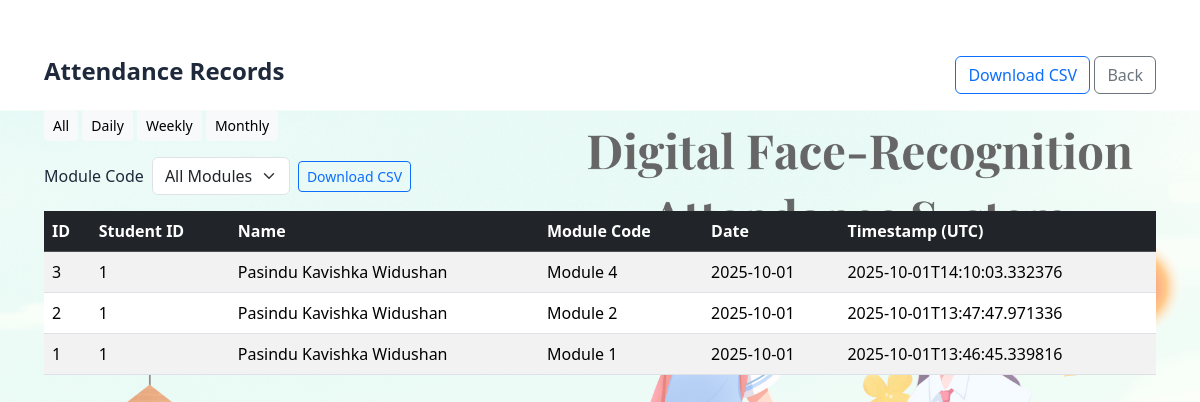
The page /attendance_record on the database its author committed.
### tables this page shows
CREATE TABLE attendance (
        id INTEGER PRIMARY KEY AUTOINCREMENT,
        student_id INTEGER, 
        name TEXT,
        module_code TEXT,
        timestamp TEXT
    );

### app.py (the view)
@app.route("/attendance_record", methods=["GET"])
def attendance_record():
    period = request.args.get("period", "all")  # all, daily, weekly, monthly
    module_code = request.args.get("module_code", "").strip()
    conn = sqlite3.connect(DB_PATH)
    c = conn.cursor()
    q = "SELECT id, student_id, name, module_code, timestamp FROM attendance"
    clauses = []
    params = []
    if period == "daily":
        today = datetime.date.today().isoformat()
        clauses.append("date(timestamp) = ?")
        params.append(today)
    elif period == "weekly":
        start = (datetime.date.today() - datetime.timedelta(days=7)).isoformat()
        clauses.append("date(timestamp) >= ?")
        params.append(start)
    elif period == "monthly":
        start = (datetime.date.today() - datetime.timedelta(days=30)).isoformat()
        clauses.append("date(timestamp) >= ?")
        params.append(start)
    if module_code:
        clauses.append("module_code = ?")
        params.append(module_code)
    if clauses:
        q += " WHERE " + " AND ".join(clauses)
    q += " ORDER BY timestamp DESC LIMIT 5000"
    c.execute(q, tuple(params))
    rows = c.fetchall()
    c.execute("SELECT DISTINCT module_code FROM attendance WHERE module_code IS NOT NULL AND module_code != '' ORDER BY module_code ASC")
    modules = [r[0] for r in c.fetchall()]
    conn.close()
    return render_template("attendance_record.html", records=rows, period=period, module_code=module_code, modules=modules)

### templates/attendance_record.html (shortened to what this page needs)
<!doctype html>
<html>
<head>
  <link href="https://cdn.jsdelivr.net/npm/bootstrap@5.3.1/dist/css/bootstrap.min.css" rel="stylesheet">
  <link rel="stylesheet" href="{{ url_for('static', filename='css/style.css') }}">
</head>
<body>
<div class="container my-4">
  <div class="d-flex justify-content-between align-items-center mb-3">
    <h4>Attendance Records</h4>
    <div>
      <a class="btn btn-outline-primary" href="/download_csv">Download CSV</a>
      <a class="btn btn-outline-secondary" href="/">Back</a>
    </div>
  </div>
  <div class="mb-3">
    <a href="/attendance_record?period=all" class="btn btn-sm btn-light">All</a>
    <a href="/attendance_record?period=daily" class="btn btn-sm btn-light">Daily</a>
    <a href="/attendance_record?period=weekly" class="btn btn-sm btn-light">Weekly</a>
    <a href="/attendance_record?period=monthly" class="btn btn-sm btn-light">Monthly</a>
  </div>
  <form class="row g-2 align-items-center mb-3" method="get" action="/attendance_record">
    <div class="col-auto">
      <label class="col-form-label">Module Code</label>
    </div>
    <div class="col-auto">
      <select class="form-select" name="module_code" onchange="this.form.submit()">
        <option value="">All Modules</option>
      </select>
    </div>
    <div class="col-auto">
      <a class="btn btn-sm btn-outline-primary" href="/download_csv{% if module_code %}?module_code={{ module_code }}{% endif %}">Download CSV{% if module_code %} ({{ module_code }}){% endif %}</a>
    </div>
  </form>
  <div class="table-responsive">
    <table class="table table-striped">
      <thead class="table-dark">
        <tr><th>ID</th><th>Student ID</th><th>Name</th><th>Module Code</th><th>Date</th><th>Timestamp (UTC)</th></tr>
      </thead>
      <tbody>
      {% for r in records %}
        {% set date_only = r[4].split('T')[0] if 'T' in r[4] else r[4] %}
        <tr>
          <td>{{ r[0] }}</td>
          <td>{{ r[1] }}</td>
          <td>{{ r[2] }}</td>
          <td>{{ r[3] }}</td>
          <td>{{ date_only }}</td>
          <td>{{ r[4] }}</td>
        </tr>
      {% endfor %}
      </tbody>
    </table>
  </div>
</div>
</body>
</html>

### static/css/style.css (style rules this page uses)
html, body { height: 100%; margin: 0; }
body { font-family: 'Segoe UI', Tahoma, Geneva, Verdana, sans-serif; background: url('static/images/bg.png') no-repeat center center fixed; background-size: contain; margin: 0; color: #1e293b; display: flex; justify-content: flex-end; align-items: flex-start; padding: 2rem; }
body::before { content: ''; position: fixed; inset: 0; background: rgba(255,255,255,0.4); z-index: -1; }
h5, h4, h3 { font-weight: 600; }

### rows shown on the page
attendance: id "3", student "1", name "Pasindu Kavishka Widushan", module_code "Module 4", timestamp "2025-10-01", timestamp "2025-10-01T14:10:03.332376"
attendance: id "2", student "1", name "Pasindu Kavishka Widushan", module_code "Module 2", timestamp "2025-10-01", timestamp "2025-10-01T13:47:47.971336"
attendance: id "1", student "1", name "Pasindu Kavishka Widushan", module_code "Module 1", timestamp "2025-10-01", timestamp "2025-10-01T13:46:45.339816"
